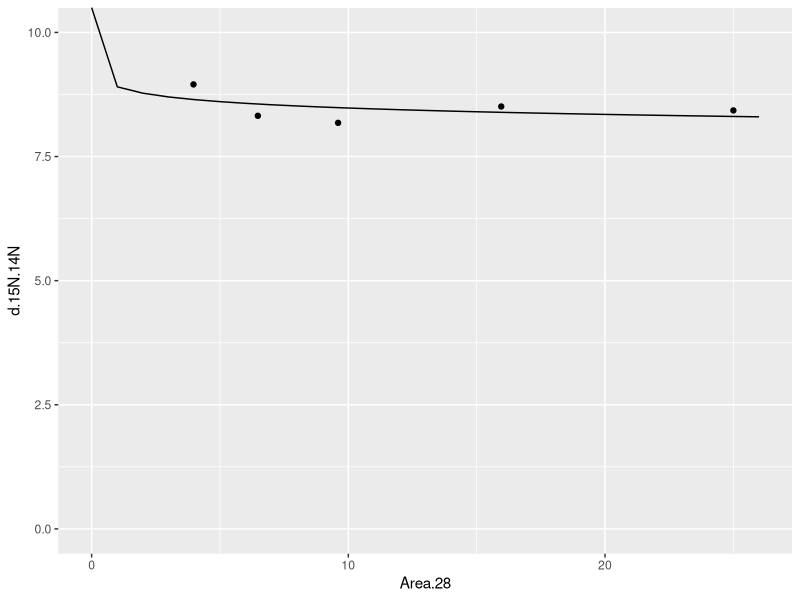
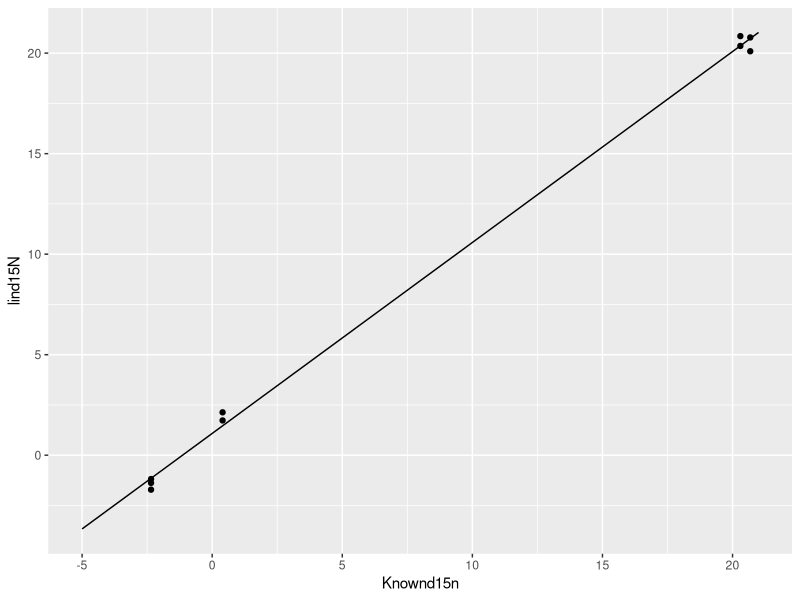
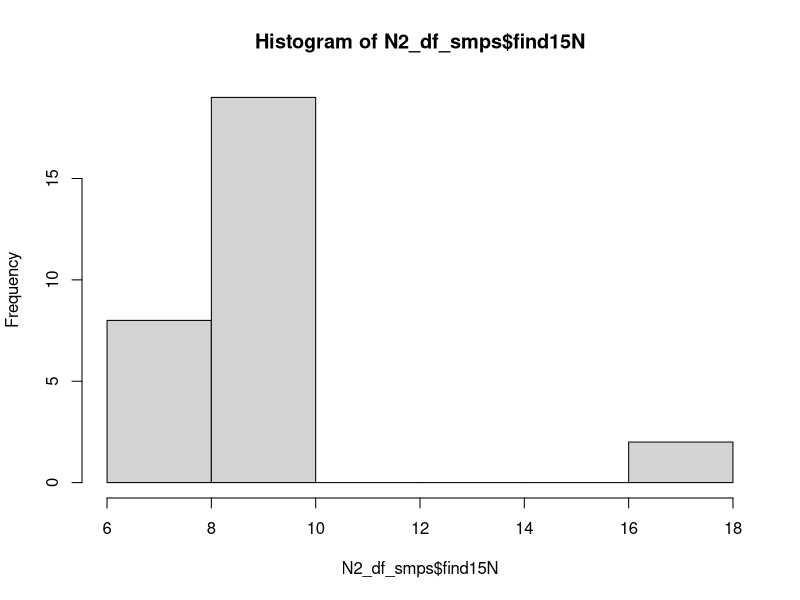

Write the R code that produced these figures, in order.
## Read in the files - make an ID file with the row names and actual sample names!
library(ggplot2)

ID_df <- read.csv("B2_ids.csv")
N2_df <- read.csv("N2_raw_b2.csv")

## Our sample was the thrid peak!
N2_df <- N2_df[N2_df$Peak.Nr == 3,]

## Fill in the blanks
n_samps <- data.frame(Row = 1:max(N2_df$Row))
N2_df <- merge(N2_df, n_samps, by = c("Row"), all = TRUE)

## Name things
N2_df <- merge(ID_df, N2_df, by = "Row", all = TRUE)



# "cond"       "2.5"        "N1.2A"      "USGS.65.2"  "IVA.Urea.4" "A1"         "A2"         "A3"         "A4"
# "A5"         "A6"         "A7"         "4"          "N2-1A"      "IVA.Urea.2" "A8"         "A9"         "A10"
# "A11"        "A12"        "B1"         "B2"         "B3"         "0.6"        "N1-1A"      "USGS.65.1"  "IVA.Urea.1"
# "B4"         "B5"         "B6"         "B7"         "B8"         "B9"         "B10"        "B11"        "1.5"
# "BR"         "B12"        "C1"         "C2"         "C3"         "C4"         "C5"         "C6"         "1"
# "0.2"        "N2-2A"


## Look to see if the values are consistant, or if something went weird with these samples 
ACA_nms <- c("2.5",  "4" ,   "0.6" , "1.5",  "1", "0.2")

ACA_df <- N2_df[N2_df$ID %in% ACA_nms,]
print(ACA_df)

ACA_df <- N2_df[N2_df$ID %in%  c("2.5",  "4" ,   "0.6" , "1.5",  "1"),]


## Fit a line to the standard:
lm_fit_ACA <- summary(lm(d.15N.14N~log(Area.28), data = ACA_df ))
Inter_ACA <- lm_fit_ACA$coefficients[1,1]
slope_ACA <- lm_fit_ACA$coefficients[2,1]

plt_fit_ACA <- function(Inter_ACA, slope_ACA, x){
  y = log(x)*slope_ACA + Inter_ACA
  return(y)
}
ggplot() +
  geom_point(data = ACA_df, aes(x = Area.28, y = d.15N.14N)) +
  geom_line(aes(x = 0:26, y =plt_fit_ACA(Inter_ACA = Inter_ACA,
                                         slope_ACA = slope_ACA, 
                                           x = -0:26) )) + 
  ylim(0,10)


## Apply the function to correct
ACA_corr <- function(Area.29,d.15N.14N ){
  lind15N = d.15N.14N -log(Area.29)*slope_ACA
  return(lind15N)
}

N2_df$lind15N <- ACA_corr(Area.29 = N2_df$Area.29, d.15N.14N = N2_df$d.15N.14N)
  


################
## These are the values we know! SO we can use these to do the next correction
df_stds_N <- data.frame(ID = c("N1-1A", "N1.2A", "N2-1A", "N2-2A", "USGS.65.1", "USGS.65.2",  "IVA.Urea.1",  "IVA.Urea.2", "IVA.Urea.4"), 
                       Knownd15n =c(   .4,     .4,      20.3,     20.3,      20.68,        20.68,    -2.35,           -2.35,       -2.35) )

# c("N1-1A", "N1.2A", "N2-1A", "N2-2A", "USGS.65.1", "USGS.65.2"  "IVA.Urea.1",  "IVA.Urea.2", "IVA.Urea.4")
# c(   .4,     .4,      20.3,     20.3,      20.68,        20.68,    -2.35,           -2.35,       -2.35)


N2_df <- merge(df_stds_N, N2_df, by = "ID", all = TRUE)

## Fit a line
lm_fit_STDs <- summary(lm(lind15N~Knownd15n, data = N2_df ))
Inter_STDs <- lm_fit_STDs$coefficients[1,1]
slope_STDs <- lm_fit_STDs$coefficients[2,1]

plt_fit_STDs <- function(Inter_STDs, slope_STDs, x){
  y = slope_STDs*x + Inter_STDs
  return(y)
}

ggplot() +
  geom_point(data = N2_df, aes(x = Knownd15n, y = lind15N)) +
  geom_line(aes(x = -5:21, y =plt_fit_STDs(Inter_STDs = Inter_STDs,
                                          slope_STDs = slope_STDs, 
                                          x = -5:21) ))

## Apply the correction
STD_corr <- function(Inter_STDs,lind15N, slope_STDs ){
  find15N = (lind15N - Inter_STDs)/slope_STDs
  return(find15N)
}

N2_df$find15N <- STD_corr(Inter_STDs = Inter_STDs,
                          slope_STDs = slope_STDs, 
                          lind15N = N2_df$lind15N)

## Check out the samples!

samles <- paste0(c(rep("A", 12), rep("B", 12), rep("C", 6)), 
       c(1:12, 1:12, 1:6))
N2_df_smps <- N2_df[N2_df$ID %in% samles,]

hist(N2_df_smps$find15N)

write.csv(N2_df, file = "Batch_2_N.csv")
